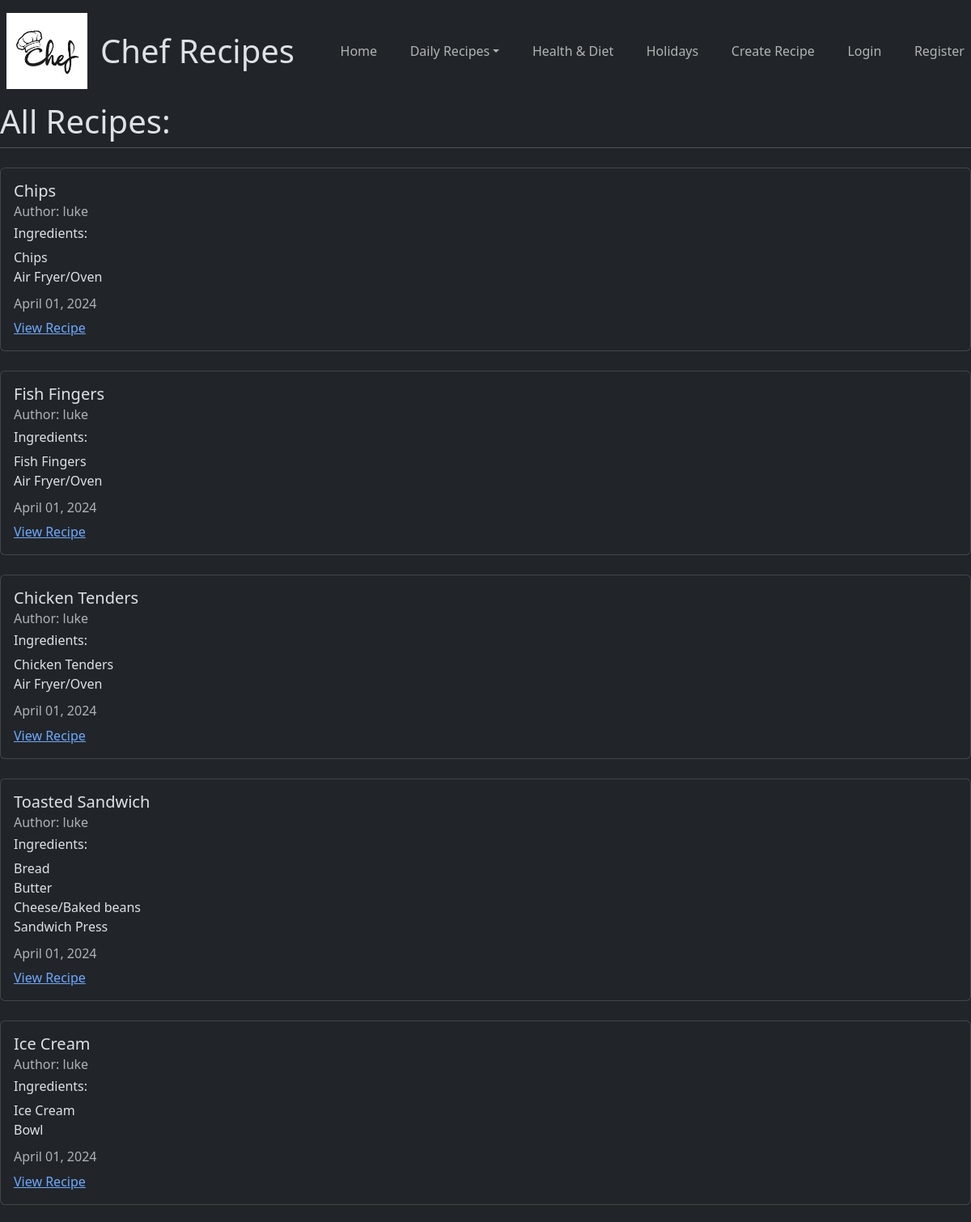
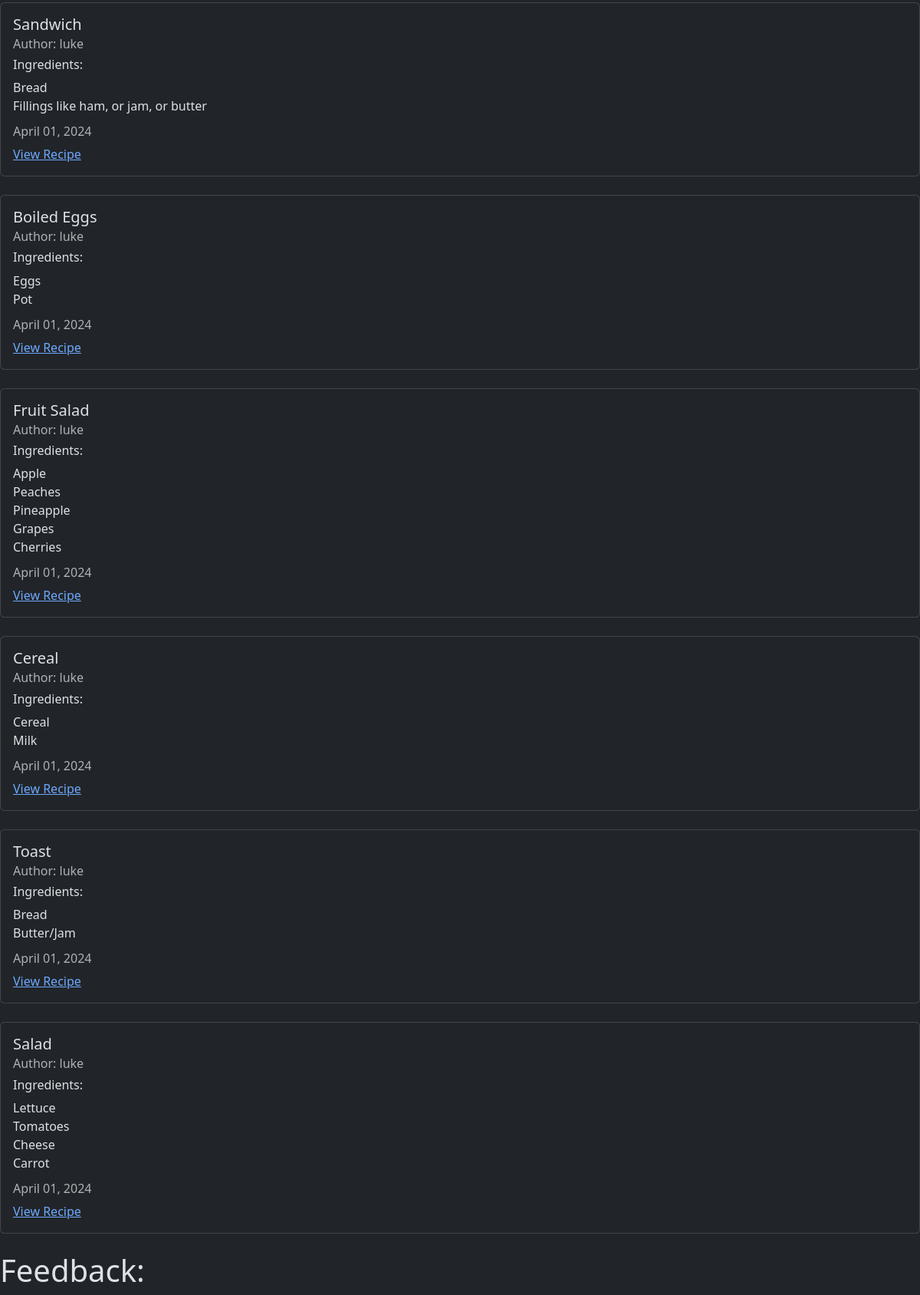
The page / (upper part) on the database its author committed (2 pictures, top to bottom).
### recipes/models.py (models this page shows, shortened)
class recipe(models.Model):
    class Meta:
        ordering = ('-updated_at',)
    title = models.CharField(max_length=100)
    ingredients = models.TextField()
    description = models.TextField()
    category = models.CharField(max_length=100, choices=(
        ("NONE", "None"),
        ("HEALTH_DIET", "Health & Diet"),
        ("HOLIDAYS", "Holidays"),
    ))
    meal_time = models.CharField(max_length=100, choices=(
        ("BREAKFAST", "Breakfast"),
        ("LUNCH", "Lunch"),
        ("DINNER", "Dinner"),
        ("DESSERT", "Dessert"),
    ))
    author = models.ForeignKey(User, on_delete=models.CASCADE)
    created_at = models.DateTimeField(auto_now_add=True)
    updated_at = models.DateTimeField(auto_now=True)

### recipes/views.py (the view)
# urls.py: path("", views.recipeListView.as_view(), name="recipes-home"),
class recipeListView(ListView):
    model = models.recipe
    template_name ="recipes/home.html"
    context_object_name = "recipes"

### recipes/templates/recipes/home.html (shortened to what this page needs)
{% extends "recipes/base.html" %}
{% block content %}
<h1>All Recipes:</h1>
<div class="border-top">
    {% for recipe in recipes %}
    {% include "recipes/recipe_display.html" %}
    {% endfor %}
</div>
<h1>Feedback:</h1>
{% endblock content %}

### recipes/templates/recipes/recipe_display.html (shortened to what this page needs)
<div class="card my-4">
    <div class="card-body">
        <h5 class="card-title">{{ recipe.title }}</h5>
        <h6 class="card-subtitle mb-2 text-muted">Author: {{ recipe.author }}</h6>
        <h6 class="card-title">Ingredients:</h6>
        <p class="card-text">
            {{ recipe.ingredients|linebreaksbr }}
        <h6 class="card-subtitle mb-2 text-muted">{{ recipe.updated_at|date:"F d, Y" }}</h6>
        <a href="{% url 'recipes-detail' recipe.pk %}" class="card-link">View Recipe</a>
    </div>
</div>

### rows shown on the page
recipe: title "Chips", author "luke", ingredients "Chips Air Fryer/Oven", updated_at "April 01, 2024"
recipe: title "Fish Fingers", author "luke", ingredients "Fish Fingers Air Fryer/Oven", updated_at "April 01, 2024"
recipe: title "Chicken Tenders", author "luke", ingredients "Chicken Tenders Air Fryer/Oven", updated_at "April 01, 2024"
recipe: title "Toasted Sandwich", author "luke", ingredients "Bread Butter Cheese/Baked beans Sandwich Press", updated_at "April 01, 2024"
recipe: title "Ice Cream", author "luke", ingredients "Ice Cream Bowl", updated_at "April 01, 2024"
recipe: title "Sandwich", author "luke", ingredients "Bread Fillings like ham, or jam, or butter", updated_at "April 01, 2024"
recipe: title "Boiled Eggs", author "luke", ingredients "Eggs Pot", updated_at "April 01, 2024"
recipe: title "Fruit Salad", author "luke", ingredients "Apple Peaches Pineapple Grapes Cherries", updated_at "April 01, 2024"
recipe: title "Cereal", author "luke", ingredients "Cereal Milk", updated_at "April 01, 2024"
recipe: title "Toast", author "luke", ingredients "Bread Butter/Jam", updated_at "April 01, 2024"
recipe: title "Salad", author "luke", ingredients "Lettuce Tomatoes Cheese Carrot", updated_at "April 01, 2024"
